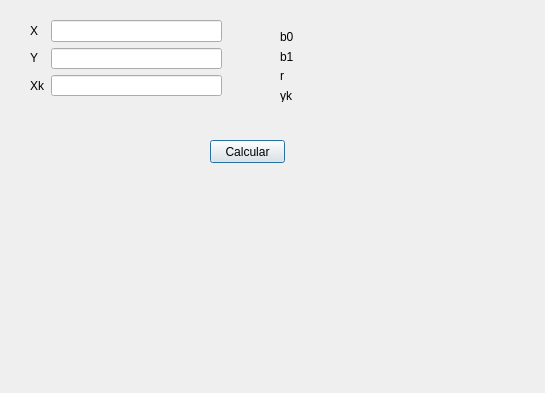
<?xml version="1.0" encoding="UTF-8"?>
<ui version="4.0">
 <class>Dialog</class>
 <widget class="QDialog" name="Dialog">
  <property name="geometry">
   <rect>
    <x>0</x>
    <y>0</y>
    <width>545</width>
    <height>393</height>
   </rect>
  </property>
  <property name="windowTitle">
   <string>Dialog</string>
  </property>
  <widget class="QPushButton" name="btnCalcular">
   <property name="geometry">
    <rect>
     <x>210</x>
     <y>140</y>
     <width>75</width>
     <height>23</height>
    </rect>
   </property>
   <property name="text">
    <string>Calcular</string>
   </property>
  </widget>
  <widget class="QWidget" name="">
   <property name="geometry">
    <rect>
     <x>30</x>
     <y>20</y>
     <width>192</width>
     <height>76</height>
    </rect>
   </property>
   <layout class="QHBoxLayout" name="horizontalLayout">
    <item>
     <layout class="QVBoxLayout" name="verticalLayout">
      <item>
       <widget class="QLabel" name="lblX">
        <property name="text">
         <string>X</string>
        </property>
       </widget>
      </item>
      <item>
       <widget class="QLabel" name="lblY">
        <property name="text">
         <string>Y</string>
        </property>
       </widget>
      </item>
      <item>
       <widget class="QLabel" name="lblXk">
        <property name="text">
         <string>Xk</string>
        </property>
       </widget>
      </item>
     </layout>
    </item>
    <item>
     <layout class="QVBoxLayout" name="verticalLayout_2">
      <item>
       <widget class="QLineEdit" name="inputX"/>
      </item>
      <item>
       <widget class="QLineEdit" name="inputY"/>
      </item>
      <item>
       <widget class="QLineEdit" name="inputXk"/>
      </item>
     </layout>
    </item>
   </layout>
  </widget>
  <widget class="QWidget" name="">
   <property name="geometry">
    <rect>
     <x>280</x>
     <y>30</y>
     <width>49</width>
     <height>72</height>
    </rect>
   </property>
   <layout class="QVBoxLayout" name="verticalLayout_3">
    <item>
     <widget class="QLabel" name="lblB0">
      <property name="text">
       <string>b0</string>
      </property>
     </widget>
    </item>
    <item>
     <widget class="QLabel" name="lblB1">
      <property name="text">
       <string>b1</string>
      </property>
     </widget>
    </item>
    <item>
     <widget class="QLabel" name="lblR">
      <property name="text">
       <string>r</string>
      </property>
     </widget>
    </item>
    <item>
     <widget class="QLabel" name="lblYk">
      <property name="text">
       <string>yk</string>
      </property>
     </widget>
    </item>
   </layout>
  </widget>
 </widget>
 <resources/>
 <connections/>
</ui>
